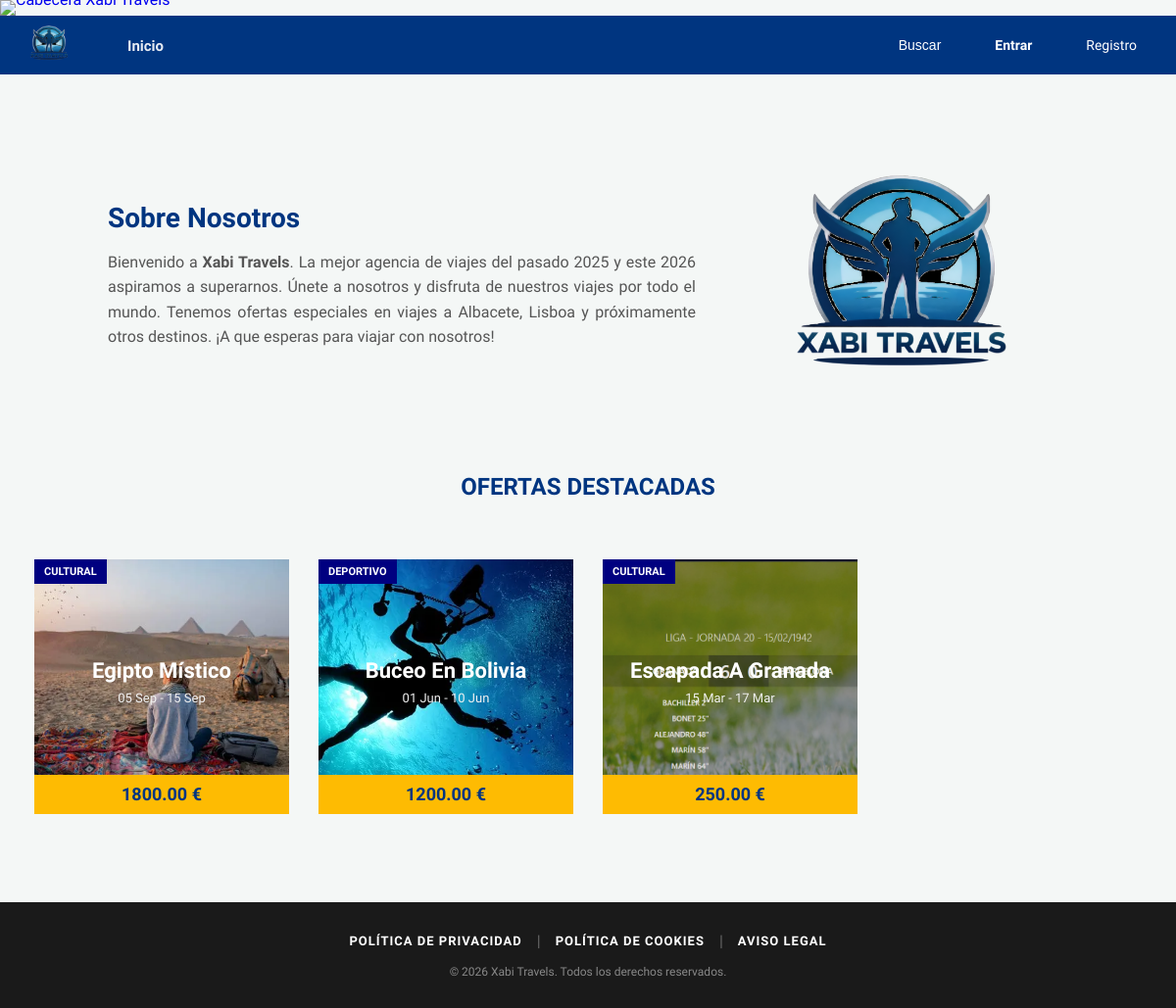
The app's page /app/public/index.php with its own data.
### tables this page shows
CREATE TABLE IF NOT EXISTS `viajes` (
  `id_viaje` int(11) NOT NULL AUTO_INCREMENT,
  `titulo` varchar(200) NOT NULL,
  `descripcion` text NOT NULL,
  `fecha_inicio` date NOT NULL,
  `fecha_fin` date NOT NULL,
  `precio` decimal(10,2) NOT NULL,
  `destacado` tinyint(1) NOT NULL DEFAULT 0,
  `tipo_viaje` varchar(50) NOT NULL,
  `plazas` int(11) NOT NULL,
  `imagen` varchar(255) NOT NULL,
  `continente` varchar(100) DEFAULT NULL,
  `destino` varchar(100) DEFAULT NULL,
  `itinerario` text DEFAULT NULL,
  PRIMARY KEY (`id_viaje`)
);

### app/clases/Viaje.php (called while the page is built, shortened)
<?php
class Viaje {
    private $con;
    public function __construct($conexion) {
        $this->con = $conexion;
    }
    public function obtenerDestacados() {
        $stmt = $this->con->prepare("SELECT * FROM viajes WHERE destacado = 1 ORDER BY id_viaje DESC");
        $stmt->execute();
        return $stmt;
    }
}
?>

### app/public/index.php (the view, shortened to what this page needs)
<?php
include("../config.php");
include("../clases/Viaje.php");
$viajeObj = new Viaje($con);
$lista_destacados = $viajeObj->obtenerDestacados();
$meses = ["Jan"=>"Ene", "Feb"=>"Feb", "Mar"=>"Mar", "Apr"=>"Abr", "May"=>"May", "Jun"=>"Jun", "Jul"=>"Jul", "Aug"=>"Ago", "Sep"=>"Sep", "Oct"=>"Oct", "Nov"=>"Nov", "Dec"=>"Dic"];
include("../vistas/header.php");
include("../vistas/navbar.php");
?>
<!DOCTYPE html>
<html lang="es">
<head>
    <link rel="stylesheet" href="../assets/css/styles.css">
</head>
<body>
    <div class="content_wrapper">
        <div class="about-section">
            <img src="../assets/img/logoxabitravels.png" alt="Logo Xabi Travels" class="about-logo">
            <div class="about-text">
                <h2>Sobre Nosotros</h2>
                <p>
                    Bienvenido a <strong>Xabi Travels</strong>. La mejor agencia de viajes del pasado 2025
                    y este 2026 aspiramos a superarnos. Únete a nosotros y disfruta de nuestros viajes por todo el mundo.
                    Tenemos ofertas especiales en viajes a Albacete, Lisboa y próximamente otros destinos.
                    ¡A que esperas para viajar con nosotros!
                </p>
            </div>
        </div>
        <h2 style="text-align:center; color:#003580; margin: 40px 0;">OFERTAS DESTACADAS</h2>
        <div class="trips-grid">
            <?php while($fila = $lista_destacados->fetch()) {
                $inicio = date("d", strtotime($fila['fecha_inicio'])) . " " . $meses[date("M", strtotime($fila['fecha_inicio']))];
                $fin = date("d", strtotime($fila['fecha_fin'])) . " " . $meses[date("M", strtotime($fila['fecha_fin']))];
            ?>
            <a href="detalle_viaje.php?id=<?php echo $fila['id_viaje']; ?>" class="trip-poster-link">
                <div class="trip-poster">
                    <img src="../assets/img/<?php echo $fila['imagen']; ?>" class="poster-bg">
                    <div class="poster-top-bar">
                        <span class="category-badge"><?php echo $fila['tipo_viaje']; ?></span>
                    </div>
                    <div class="poster-content">
                        <h3 class="poster-title"><?php echo $fila['titulo']; ?></h3>
                        <p class="poster-dates"><?php echo $inicio." - ".$fin; ?></p>
                    </div>
                    <div class="poster-bottom-price"><?php echo $fila['precio']; ?> €</div>
                </div>
            </a>
            <?php } ?>
        </div>
    </div>
<?php include("../vistas/footer.php"); ?>
</body>
</html>

### app/assets/css/base.css (style rules this page uses)
* { box-sizing: border-box; }
html, body { margin: 0 !important; padding: 0 !important; width: 100%; max-width: 100%; overflow-x: hidden; }
body { margin: 0; padding: 0; width: 100%; font-family: 'Segoe UI', sans-serif; background-color: #f4f7f6; overflow-x: hidden; }
.content_wrapper { width: 100%; max-width: 1200px; margin: 0 auto; padding: 20px; }
h2 { color: #003580; }
a { text-decoration: none; }

### app/assets/css/cards.css (style rules this page uses)
.trips-grid { display: grid; grid-template-columns: repeat(auto-fill, 260px); gap: 30px; justify-content: center; padding: 20px 0; }
.trip-poster-link { display: block; text-decoration: none; color: inherit; margin: 0; }
.trip-poster { width: 260px; height: 260px; position: relative; overflow: hidden; background: #000; border-radius: 0; font-family: 'Segoe UI', sans-serif; transition: transform 0.3s ease; }
.poster-bg { width: 100%; height: 100%; object-fit: cover; position: absolute; top: 0; left: 0; z-index: 1; transition: transform 0.5s ease, opacity 0.3s; }
.poster-top-bar { position: absolute; top: 0; left: 0; width: 100%; z-index: 10; display: flex; justify-content: space-between; }
.category-badge { background: #000080; color: white; font-size: 11px; font-weight: bold; padding: 6px 10px; text-transform: uppercase; }
.poster-content { position: absolute; top: 50%; width: 100%; transform: translateY(-60%); z-index: 10; text-align: center; padding: 0 15px; pointer-events: none; }
.poster-title { font-size: 22px; color: #fff; font-weight: 800; text-transform: capitalize; margin: 0 0 8px 0; line-height: 1.1; }
.poster-dates { font-size: 13px; color: #f1f1f1; font-weight: 500; margin: 0; }
.poster-bottom-price { position: absolute; bottom: 0; left: 0; width: 100%; height: 40px; background-color: #febb02; color: #003580; z-index: 20; text-align: center; line-height: 40px; font-weight: 800; font-size: 18px; }

### app/assets/css/header.css (style rules this page uses)
.about-section { display: flex; flex-direction: row-reverse; align-items: center; justify-content: center; gap: 40px; margin: 50px 0; padding: 30px; }
.about-logo { width: 340px; height: auto; object-fit: contain; }
.about-text { max-width: 600px; text-align: justify; }
.about-text h2 { color: #003580; margin-top: 0; margin-bottom: 15px; font-size: 28px; }
.about-text p { color: #555; line-height: 1.6; font-size: 16px; }

### records on screen
viajes: imagen (picture), tipo_viaje "CULTURAL", precio "1800.00"
viajes: imagen (picture), tipo_viaje "DEPORTIVO", precio "1200.00"
viajes: imagen (picture), tipo_viaje "CULTURAL", precio "250.00"
